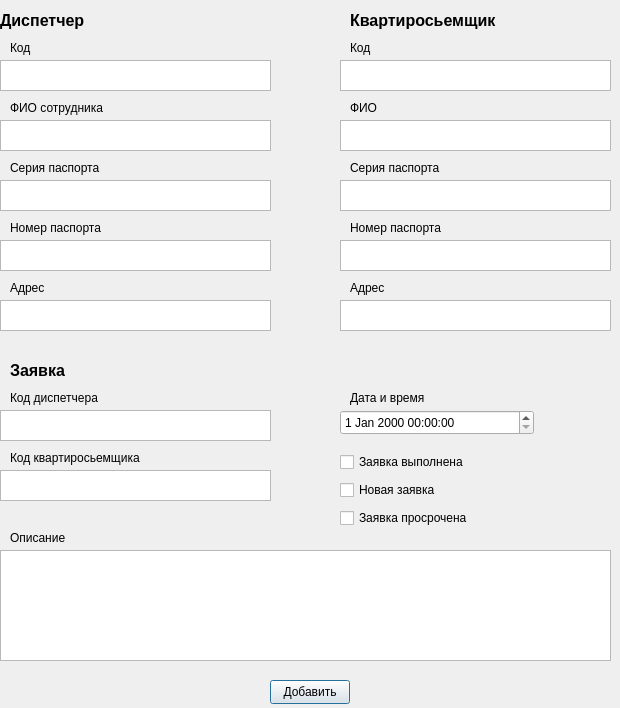
<?xml version="1.0" encoding="UTF-8"?>
<ui version="4.0">
 <class>adddataapp</class>
 <widget class="QDialog" name="adddataapp">
  <property name="geometry">
   <rect>
    <x>0</x>
    <y>0</y>
    <width>620</width>
    <height>708</height>
   </rect>
  </property>
  <property name="windowTitle">
   <string>Dialog</string>
  </property>
  <widget class="QPlainTextEdit" name="numbetPasportTextEdit">
   <property name="geometry">
    <rect>
     <x>0</x>
     <y>240</y>
     <width>271</width>
     <height>31</height>
    </rect>
   </property>
  </widget>
  <widget class="QPlainTextEdit" name="fullNameFlutTextEdit">
   <property name="geometry">
    <rect>
     <x>340</x>
     <y>120</y>
     <width>271</width>
     <height>31</height>
    </rect>
   </property>
  </widget>
  <widget class="QLabel" name="label_10">
   <property name="geometry">
    <rect>
     <x>350</x>
     <y>220</y>
     <width>131</width>
     <height>16</height>
    </rect>
   </property>
   <property name="text">
    <string>Номер паспорта</string>
   </property>
  </widget>
  <widget class="QLabel" name="label_11">
   <property name="geometry">
    <rect>
     <x>350</x>
     <y>160</y>
     <width>131</width>
     <height>16</height>
    </rect>
   </property>
   <property name="text">
    <string>Серия паспорта</string>
   </property>
  </widget>
  <widget class="QLabel" name="label_4">
   <property name="geometry">
    <rect>
     <x>10</x>
     <y>100</y>
     <width>131</width>
     <height>16</height>
    </rect>
   </property>
   <property name="text">
    <string>ФИО сотрудника</string>
   </property>
  </widget>
  <widget class="QLabel" name="label_3">
   <property name="geometry">
    <rect>
     <x>10</x>
     <y>40</y>
     <width>131</width>
     <height>16</height>
    </rect>
   </property>
   <property name="text">
    <string>Код</string>
   </property>
  </widget>
  <widget class="QLabel" name="label_14">
   <property name="geometry">
    <rect>
     <x>10</x>
     <y>350</y>
     <width>171</width>
     <height>41</height>
    </rect>
   </property>
   <property name="font">
    <font>
     <pointsize>12</pointsize>
     <bold>true</bold>
    </font>
   </property>
   <property name="text">
    <string>Заявка</string>
   </property>
  </widget>
  <widget class="QLabel" name="label_17">
   <property name="geometry">
    <rect>
     <x>10</x>
     <y>530</y>
     <width>131</width>
     <height>16</height>
    </rect>
   </property>
   <property name="text">
    <string>Описание</string>
   </property>
  </widget>
  <widget class="QPlainTextEdit" name="codeTextEdit">
   <property name="geometry">
    <rect>
     <x>0</x>
     <y>60</y>
     <width>271</width>
     <height>31</height>
    </rect>
   </property>
  </widget>
  <widget class="QPlainTextEdit" name="addressTextEdit">
   <property name="geometry">
    <rect>
     <x>0</x>
     <y>300</y>
     <width>271</width>
     <height>31</height>
    </rect>
   </property>
  </widget>
  <widget class="QLabel" name="label_8">
   <property name="geometry">
    <rect>
     <x>350</x>
     <y>40</y>
     <width>131</width>
     <height>16</height>
    </rect>
   </property>
   <property name="text">
    <string>Код</string>
   </property>
  </widget>
  <widget class="QLabel" name="label_9">
   <property name="geometry">
    <rect>
     <x>350</x>
     <y>280</y>
     <width>131</width>
     <height>16</height>
    </rect>
   </property>
   <property name="text">
    <string>Адрес</string>
   </property>
  </widget>
  <widget class="QLabel" name="label_5">
   <property name="geometry">
    <rect>
     <x>10</x>
     <y>160</y>
     <width>131</width>
     <height>16</height>
    </rect>
   </property>
   <property name="text">
    <string>Серия паспорта</string>
   </property>
  </widget>
  <widget class="QPlainTextEdit" name="codeFlutTextEdit">
   <property name="geometry">
    <rect>
     <x>340</x>
     <y>60</y>
     <width>271</width>
     <height>31</height>
    </rect>
   </property>
  </widget>
  <widget class="QLabel" name="label">
   <property name="geometry">
    <rect>
     <x>0</x>
     <y>0</y>
     <width>171</width>
     <height>41</height>
    </rect>
   </property>
   <property name="font">
    <font>
     <pointsize>12</pointsize>
     <bold>true</bold>
    </font>
   </property>
   <property name="text">
    <string>Диспетчер</string>
   </property>
  </widget>
  <widget class="QLabel" name="label_16">
   <property name="geometry">
    <rect>
     <x>350</x>
     <y>390</y>
     <width>131</width>
     <height>16</height>
    </rect>
   </property>
   <property name="text">
    <string>Дата и время</string>
   </property>
  </widget>
  <widget class="QDateTimeEdit" name="dateTimeAppEdit">
   <property name="geometry">
    <rect>
     <x>340</x>
     <y>410</y>
     <width>194</width>
     <height>25</height>
    </rect>
   </property>
  </widget>
  <widget class="QPlainTextEdit" name="addressFlutTextEdit">
   <property name="geometry">
    <rect>
     <x>340</x>
     <y>300</y>
     <width>271</width>
     <height>31</height>
    </rect>
   </property>
  </widget>
  <widget class="QLabel" name="label_6">
   <property name="geometry">
    <rect>
     <x>10</x>
     <y>220</y>
     <width>131</width>
     <height>16</height>
    </rect>
   </property>
   <property name="text">
    <string>Номер паспорта</string>
   </property>
  </widget>
  <widget class="QPlainTextEdit" name="fullNameTextEdit">
   <property name="geometry">
    <rect>
     <x>0</x>
     <y>120</y>
     <width>271</width>
     <height>31</height>
    </rect>
   </property>
  </widget>
  <widget class="QPlainTextEdit" name="codeFlutAppTextEdit">
   <property name="geometry">
    <rect>
     <x>0</x>
     <y>470</y>
     <width>271</width>
     <height>31</height>
    </rect>
   </property>
  </widget>
  <widget class="QPlainTextEdit" name="numbetPasportFlutTextEdit">
   <property name="geometry">
    <rect>
     <x>340</x>
     <y>240</y>
     <width>271</width>
     <height>31</height>
    </rect>
   </property>
  </widget>
  <widget class="QPlainTextEdit" name="codePasportFlutTextEdit">
   <property name="geometry">
    <rect>
     <x>340</x>
     <y>180</y>
     <width>271</width>
     <height>31</height>
    </rect>
   </property>
  </widget>
  <widget class="QLabel" name="label_12">
   <property name="geometry">
    <rect>
     <x>350</x>
     <y>100</y>
     <width>131</width>
     <height>16</height>
    </rect>
   </property>
   <property name="text">
    <string>ФИО </string>
   </property>
  </widget>
  <widget class="QLabel" name="label_2">
   <property name="geometry">
    <rect>
     <x>350</x>
     <y>0</y>
     <width>171</width>
     <height>41</height>
    </rect>
   </property>
   <property name="font">
    <font>
     <pointsize>12</pointsize>
     <bold>true</bold>
    </font>
   </property>
   <property name="text">
    <string>Квартиросьемщик</string>
   </property>
  </widget>
  <widget class="QLabel" name="label_15">
   <property name="geometry">
    <rect>
     <x>10</x>
     <y>450</y>
     <width>131</width>
     <height>16</height>
    </rect>
   </property>
   <property name="text">
    <string>Код квартиросьемщика</string>
   </property>
  </widget>
  <widget class="QPlainTextEdit" name="codePasportTextEdit">
   <property name="geometry">
    <rect>
     <x>0</x>
     <y>180</y>
     <width>271</width>
     <height>31</height>
    </rect>
   </property>
  </widget>
  <widget class="QLabel" name="label_7">
   <property name="geometry">
    <rect>
     <x>10</x>
     <y>280</y>
     <width>131</width>
     <height>16</height>
    </rect>
   </property>
   <property name="text">
    <string>Адрес</string>
   </property>
  </widget>
  <widget class="QPushButton" name="saveAppBut">
   <property name="geometry">
    <rect>
     <x>270</x>
     <y>680</y>
     <width>80</width>
     <height>24</height>
    </rect>
   </property>
   <property name="text">
    <string>Добавить</string>
   </property>
  </widget>
  <widget class="QPlainTextEdit" name="commentTextEdit">
   <property name="geometry">
    <rect>
     <x>0</x>
     <y>550</y>
     <width>611</width>
     <height>111</height>
    </rect>
   </property>
  </widget>
  <widget class="QLabel" name="label_13">
   <property name="geometry">
    <rect>
     <x>10</x>
     <y>390</y>
     <width>131</width>
     <height>16</height>
    </rect>
   </property>
   <property name="text">
    <string>Код диспетчера</string>
   </property>
  </widget>
  <widget class="QPlainTextEdit" name="codeDispAppTextEdit">
   <property name="geometry">
    <rect>
     <x>0</x>
     <y>410</y>
     <width>271</width>
     <height>31</height>
    </rect>
   </property>
  </widget>
  <widget class="QWidget" name="layoutWidget">
   <property name="geometry">
    <rect>
     <x>340</x>
     <y>450</y>
     <width>134</width>
     <height>80</height>
    </rect>
   </property>
   <layout class="QVBoxLayout" name="verticalLayout">
    <item>
     <widget class="QCheckBox" name="successStatusBox">
      <property name="text">
       <string>Заявка выполнена</string>
      </property>
     </widget>
    </item>
    <item>
     <widget class="QCheckBox" name="newStatusBox">
      <property name="text">
       <string>Новая заявка</string>
      </property>
     </widget>
    </item>
    <item>
     <widget class="QCheckBox" name="rejectStatusBox">
      <property name="text">
       <string>Заявка просрочена</string>
      </property>
     </widget>
    </item>
   </layout>
  </widget>
 </widget>
 <resources/>
 <connections/>
</ui>
